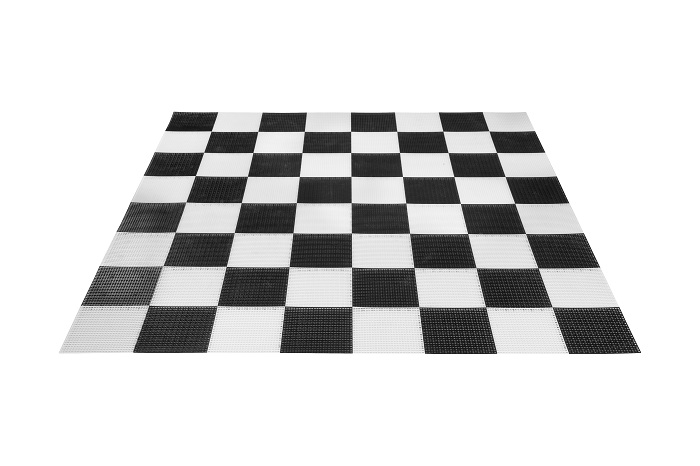
#> input picture images2.jpg, 700 x 466 px
$ python 'separating lines.py'
#> lines starting #> are read from the running program, lines starting #| are printed output that depends on the picture; after the words box and inside, x2 and y2 are one past the last pixel; in counts of white or black regions, pixels touching at a corner belong together
import cv2
import numpy as np
import itertools
from matplotlib import pyplot as plt
from operator import itemgetter


def absol2D(x,y):

    return x*x+y*y

def intersectionS(line1,line2):

    r1=line1[0]
    t1=line1[1]
    r2=line2[0]
    t2=line2[1]

    det=np.cos(t1)*np.sin(t2)-np.sin(t1)*np.cos(t2)
    #print("determinant: ",det)
    if det==0:
        # line are paralel
        return False
    else:
        global px
        global py
        px=int((np.sin(t2)*r1-np.sin(t1)*r2)/det)
        py=-int((np.cos(t2)*r1-np.cos(t1)*r2)/det)  #image coords...
        if px>0 and px< width and py>0 and py< height:
            #print(px,py)
            cv2.circle(lineimg,(px,py), 4, (255,0,0), -1)
            return True
        else:
            # intersecton out of image
            return False


#def dist_of_2_points(x1,y1,x2,y2):
#    return (x2-x1)**2+(y2-y1)**2

def dist_of_2_points(p1,p2):
    x1=p1[0]
    y1=p1[1]
    x2=p2[0]
    y2=p2[1]
    return (x2-x1)**2+(y2-y1)**2

iter1=0
filename = 'images2.jpg'
orig = cv2.imread(filename)
#> orig is the input picture: shape (466, 700, 3); min 2, max 255, mean 214.5

height, width, _ = orig.shape # height,width,colors
#> height = 466; width = 700

#cv2.imshow('original',orig)
img = cv2.imread(filename)
gray = cv2.cvtColor(img,cv2.COLOR_BGR2GRAY)
blurred = cv2.GaussianBlur(gray,(5,5),0)
th2 = cv2.adaptiveThreshold(
    blurred,
    255,
    cv2.ADAPTIVE_THRESH_MEAN_C,
    cv2.THRESH_BINARY,
    81,  #blocksize to consider
    36)  #offset
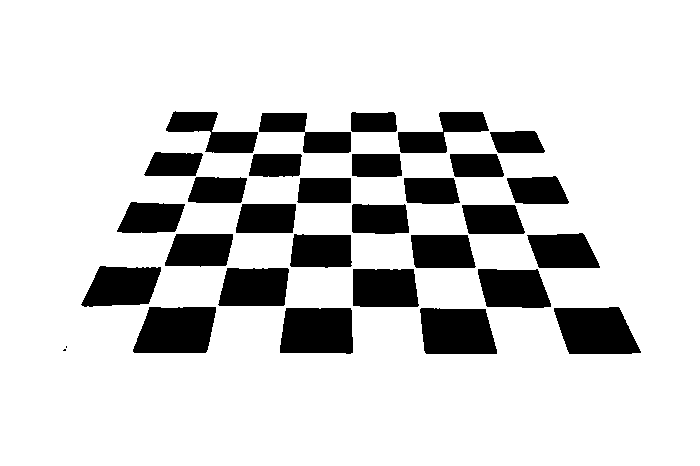
#> th2: shape (466, 700); 83.4% white; 31 black regions (2 under 20 px), largest, box (x1, y1, x2, y2) and area: (133, 307, 216, 353) 3242, (554, 307, 641, 354) 3205, (280, 308, 353, 354) 3137

lineimg=orig

edges = cv2.Canny(blurred,50,150,apertureSize = 3)
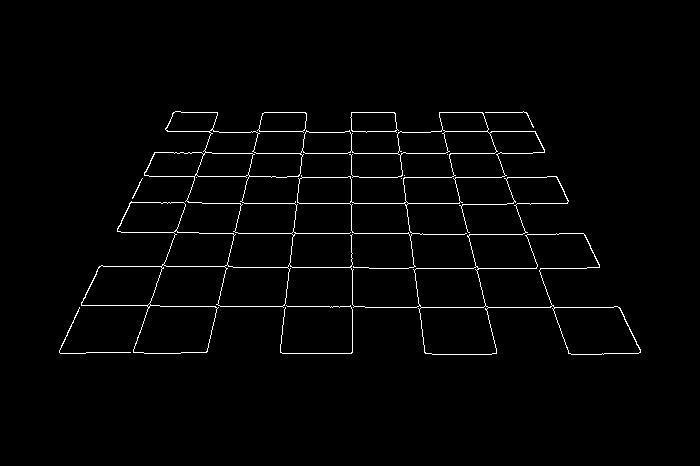
#> edges: shape (466, 700); 1.8% white in thin lines or dots, all inside (x1, y1, x2, y2) = (59, 111, 641, 355)

lines = cv2.HoughLines(edges,1.5,np.pi/90,100)
#> lines = 18 rows, first 8: [202.5, 1.57], [232.5, 1.57], [153, 1.57], [352.5, 1.57], [130.5, 1.57], [307.5, 1.57], [177, 1.57], [112.5, 1.57]
#print (lines)
for x in range(len(lines)):
    for rho, theta in lines[x]:

        a = np.cos(theta)
        b = np.sin(theta)
        x0 = a*rho
        y0 = b*rho
        x1 = int(x0 + 1000*(-b))
        y1 = int(y0 + 1000*(a))
        x2 = int(x0 - 1000*(-b))
        y2 = int(y0 - 1000*(a))
#> this loop made 18 passes

    #cv2.line(lineimg,(x1,y1),(x2,y2),(0,0,255),2)


###separating lines with Kmeans

clean_lines=[i[0] for i in lines]
#> clean_lines = [[202.5, 1.57], [232.5, 1.57], [153, 1.57], [352.5, 1.57], [130.5, 1.57], [307.5, 1.57], [177, 1.57], [112.5, 1.57], [268.5, 1.57], [-414, 2.79], [205.5, 0.454], [-397.5, 2.9], [244.5, 0.349], [315, 0.105], [351, 0], [283.5, 0.244], [-421.5, 2.69], [-373.5, 3]]

theta=[i[1] for i in clean_lines]
#> theta = [1.57, 1.57, 1.57, 1.57, 1.57, 1.57, 1.57, 1.57, 1.57, 2.79, 0.454, 2.9, 0.349, 0.105, 0, 0.244, 2.69, 3]
z = np.float32(theta)
#> z = 18 values, max 3 at index 17, min 0 at index 14, mean 1.48


criteria = (cv2.TERM_CRITERIA_EPS + cv2.TERM_CRITERIA_MAX_ITER, 10, 1.0)
flags = cv2.KMEANS_RANDOM_CENTERS

# Apply KMeans
compactness,labels,centers = cv2.kmeans(z,3,None,criteria,10,flags)
#> compactness = 0.188; labels = 18 values, max 2 at index 9, min 0 at index 0, mean 0.722; centers = [1.57, 0.23, 2.84]

###change z 2 clean_lines later...
pack1=list(itertools.compress(clean_lines, labels==0))
#> pack1 = [[202.5, 1.57], [232.5, 1.57], [153, 1.57], [352.5, 1.57], [130.5, 1.57], [307.5, 1.57], [177, 1.57], [112.5, 1.57], [268.5, 1.57]]
pack2=list(itertools.compress(clean_lines, labels==1))
#> pack2 = [[205.5, 0.454], [244.5, 0.349], [315, 0.105], [351, 0], [283.5, 0.244]]
pack3=list(itertools.compress(clean_lines, labels==2))
#> pack3 = [[-414, 2.79], [-397.5, 2.9], [-421.5, 2.69], [-373.5, 3]]


# [5 lines of commented-out code are left out]

if len(pack1)==9:
    biggrup=1
    pack2=pack3+pack2
#> pack2 = [[-414, 2.79], [-397.5, 2.9], [-421.5, 2.69], [-373.5, 3], [205.5, 0.454], [244.5, 0.349], [315, 0.105], [351, 0], [283.5, 0.244]]
    #print (11)
elif len(pack2)==9:
    biggrup=2
    pack1=pack3+pack1
    #print (22)


elif len(pack3)==9:
    biggrup=3
    pack2=pack1+pack2
    pack1=pack3
    #print (33)

print (222, pack2)
#> (printed output is left out)
####sort the sparated lines, based on rho


sorted_pack1=sorted(pack1, key=itemgetter(0))
#> sorted_pack1 = [[112.5, 1.57], [130.5, 1.57], [153, 1.57], [177, 1.57], [202.5, 1.57], [232.5, 1.57], [268.5, 1.57], [307.5, 1.57], [352.5, 1.57]]
plt.plot(pack2)

###doesnt work quite yet

###add 180 degrees to low theta lines
for i in range(len(pack2)):

    if pack2[i][1]<np.pi/2 : pack2[i][1]=pack2[i][1]+np.pi
#> this loop made 9 passes
#> after the loop, pack2 = [[-414, 2.79], [-397.5, 2.9], [-421.5, 2.69], [-373.5, 3], [205.5, 3.6], [244.5, 3.49], [315, 3.25], [351, 3.14], [283.5, 3.39]]

print (222, pack2)
#> (printed output is left out)
plt.plot(pack2)
sorted_pack2=sorted(pack2, key=itemgetter(1))
#> sorted_pack2 = [[-421.5, 2.69], [-414, 2.79], [-397.5, 2.9], [-373.5, 3], [351, 3.14], [315, 3.25], [283.5, 3.39], [244.5, 3.49], [205.5, 3.6]]
for i in range(len(pack2)):

    if pack2[i][1]>np.pi : pack2[i][1]=pack2[i][1]-np.pi
#> after the loop, pack2 = [[-414, 2.79], [-397.5, 2.9], [-421.5, 2.69], [-373.5, 3], [205.5, 0.454], [244.5, 0.349], [315, 0.105], [351, 8.74e-08], [283.5, 0.244]]
###TODO
###subtract pi back to drawing


#uc_x,uc_y=[np.cos(x[1]), np.sin(x[1]) for x in pack2]

# uc_x=map((itemgetter(0)), pack2)
# uc_y=map((itemgetter(0)), pack2)
np_pack2 = np.array(pack2)
#> np_pack2 has the same summary as pack2
uc_x=np.cos((np_pack2[:,1]))
#> uc_x = [-0.94, -0.97, -0.899, -0.99, 0.899, 0.94, 0.995, 1, 0.97]
uc_y=np.sin((np_pack2[:,1]))
#> uc_y = [0.342, 0.242, 0.438, 0.139, 0.438, 0.342, 0.105, 8.74e-08, 0.242]


# plt.plot(uc_x, uc_y)
# plt.plot(uc_y)
#plt.show()


for x in range(len(sorted_pack1)):
    print (111,x, sorted_pack1[x])
    theta=sorted_pack1[x][1]
    rho=sorted_pack1[x][0]
    print (rho,theta)
    a = np.cos(theta)
    b = np.sin(theta)
    x0 = a*rho
    y0 = b*rho
    x1 = int(x0 + 1000*(-b))
    y1 = int(y0 + 1000*(a))
    x2 = int(x0 - 1000*(-b))
    y2 = int(y0 - 1000*(a))

    cv2.line(lineimg,(x1,y1),(x2,y2),(x*25,0,255),2)
    #cv2.imshow('after_line_search',lineimg)
    if cv2.waitKey(0) & 0xff == 27:
        cv2.destroyAllWindows()
#> this loop made 9 passes; (key Esc is pressed on pass 1)
#> (rho, x0, y0, y1, y2) on passes 1 to 9: (112.5, -4.92e-06, 112.5, 112, 112), (130.5, -5.7e-06, 130.5, 130, 130), (153, -6.69e-06, 153, 152, 153), (177, -7.74e-06, 177, 176, 177), (202.5, -8.85e-06, 202.5, 202, 202), (232.5, -1.02e-05, 232.5, 232, 232), (268.5, -1.17e-05, 268.5, 268, 268), (307.5, -1.34e-05, 307.5, 307, 307), (352.5, -1.54e-05, 352.5, 352, 352)
#> (printed output is left out)
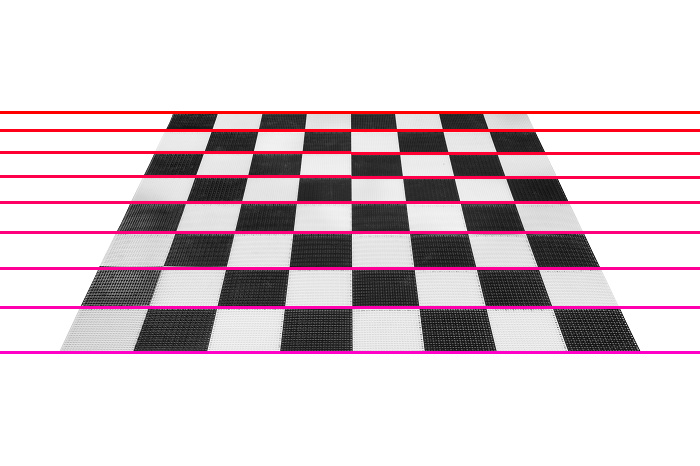
#> lineimg: shape (466, 700, 3); 5.79% of pixels changed, all inside (x1, y1, x2, y2) = (0, 111, 700, 354)

for x in range(len(sorted_pack2)):
    print (111,x, sorted_pack2[x])
    theta=sorted_pack2[x][1]
    if theta>np.pi: theta=theta-np.pi
    rho=sorted_pack2[x][0]
    print (rho,theta)
    a = np.cos(theta)
    b = np.sin(theta)
    x0 = a*rho
    y0 = b*rho
    x1 = int(x0 + 1000*(-b))
    y1 = int(y0 + 1000*(a))
    x2 = int(x0 - 1000*(-b))
    y2 = int(y0 - 1000*(a))

    cv2.line(lineimg,(x1,y1),(x2,y2),(x*25,0,255),2)
    cv2.imshow('after_line_search',lineimg)
    if cv2.waitKey(0) & 0xff == 27:
        cv2.destroyAllWindows()
#> this loop made 9 passes; (key Esc is pressed on pass 1)
#> (theta, rho, a, b, x0, y0, x1, y1) on passes 1, 2, 3, 4, 6, 7, 8, 9: (2.69, -421.5, -0.899, 0.438, 378.8, -184.8, -59, -1083), (2.79, -414, -0.94, 0.342, 389, -141.6, 47, -1081), (2.9, -397.5, -0.97, 0.242, 385.7, -96.16, 143, -1066), (3, -373.5, -0.99, 0.139, 369.9, -51.98, 230, -1042), (0.105, 315, 0.995, 0.105, 313.3, 32.93, 208, 1027), (0.244, 283.5, 0.97, 0.242, 275.1, 68.58, 33, 1038), (0.349, 244.5, 0.94, 0.342, 229.8, 83.62, -112, 1023), (0.454, 205.5, 0.899, 0.438, 184.7, 90.09, -253, 988)
#> (rho, a, b, x0, y0, x1, y1, x2) on pass 5: (351, 1, 8.74e-08, 351, 3.07e-05, 350, 1000, 351)
#> (printed output is left out)
#> pass 1, `cv2.imshow('after_line_search',lineimg)`:
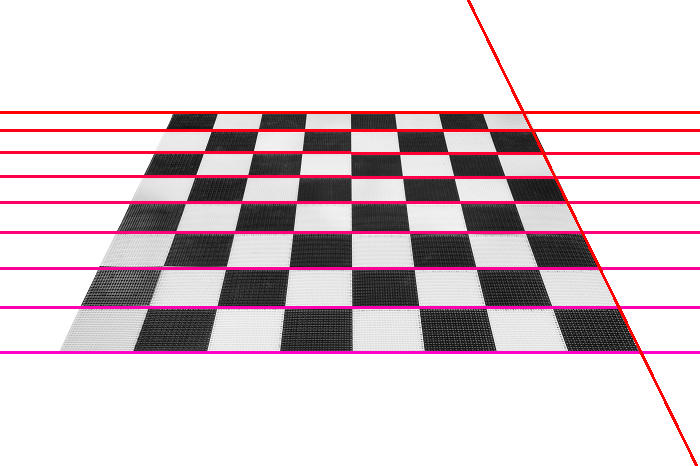
#> window 'after_line_search': shape (466, 700, 3); mean B, G, R 208.5, 202.7, 218.6
#> after the loop:
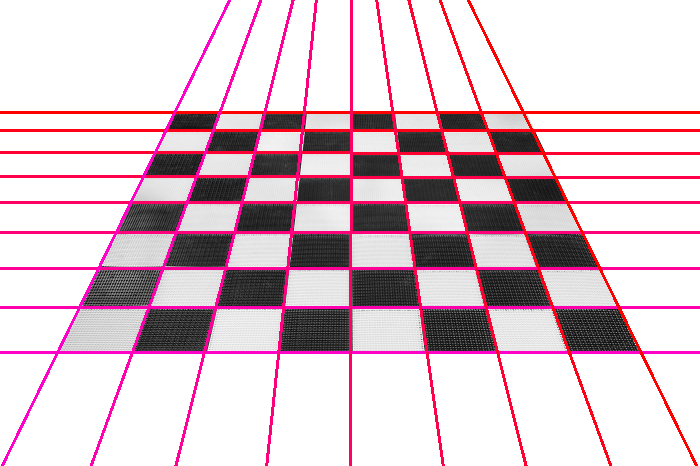
#> lineimg: shape (466, 700, 3); 3.95% of pixels changed, all inside (x1, y1, x2, y2) = (1, 0, 698, 466)
#cv2.imshow('after_blurr',blurred)
#cv2.imshow('after_treshold',th2)
#cv2.imshow('after_line_search',lineimg)

combies=list(itertools.combinations(lines,2))
#> combies = 153 items, first 6: ([[202.5, 1.57]], [[232.5, 1.57]]), ([[202.5, 1.57]], [[153, 1.57]]), ([[202.5, 1.57]], [[352.5, 1.57]]), ([[202.5, 1.57]], [[130.5, 1.57]]), ([[202.5, 1.57]], [[307.5, 1.57]]), ([[202.5, 1.57]], [[177, 1.57]])
# combination of all the lines to pairs
# something better algorithm??
px=0
py=0
# initial coordinats of crosses

points=[]
for i in combies:

    #print (i[0][0], i[1][0])
    if intersectionS(i[0][0], i[1][0]):

        points.append([px,py])
#> this loop made 153 passes
#> (i, r1 in intersectionS, r2 in intersectionS, t2 in intersectionS, det in intersectionS, px in intersectionS, py in intersectionS) on passes 9 to 11: (([[202.5, 1.57]], [[-414, 2.79]]), 202.5, -414, 2.79, 0.94, 514, 202), (([[202.5, 1.57]], [[205.5, 0.454]]), 202.5, 205.5, 0.454, -0.899, 129, 202), (([[202.5, 1.57]], [[-397.5, 2.9]]), 202.5, -397.5, 2.9, 0.97, 460, 202)
#> after the loop, points = 81 pairs, first value 56 to 640, second value 112 to 352


cv2.imshow('after_intersect_search',lineimg)
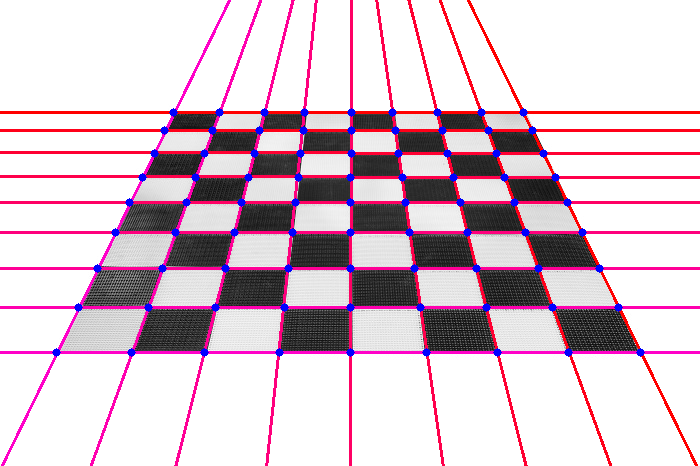
#> window 'after_intersect_search': shape (466, 700, 3); mean B, G, R 207.4, 195.6, 217.7

if cv2.waitKey(0) & 0xff == 27:
#> (key Esc is pressed here)
    cv2.destroyAllWindows()

cv2.imwrite('chess.png',lineimg)
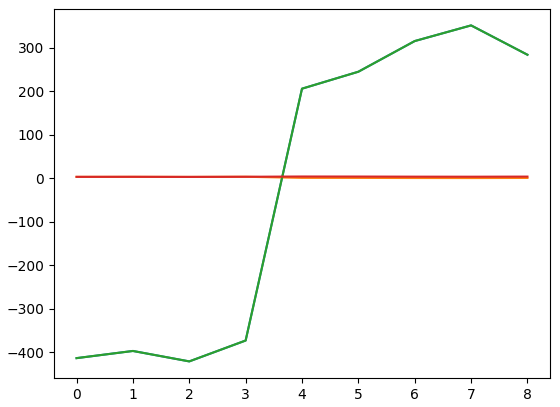
#> figure drawn by matplotlib, 1 panel

$ run again, with images1.jpg copied over images2.jpg
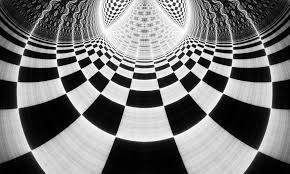
#> input picture images1.jpg, 290 x 174 px
#> orig is the input picture: shape (174, 290, 3); min 0, max 255, mean 120.1
#> th2: shape (174, 290); 66.3% white; 138 black regions (76 under 20 px), largest, box (x1, y1, x2, y2) and area: (102, 139, 188, 174) 2346, (20, 95, 79, 148) 1858, (210, 95, 269, 148) 1858
#> edges: shape (174, 290); 12.7% white in thin lines or dots
#> lines = 108 rows, first 8: [46.5, 1.57], [40.5, 1.57], [49.5, 1.57], [52.5, 1.57], [58.5, 1.57], [67.5, 1.57], [87, 1.4], [43.5, 1.57]
#> the loop `for x in range(len(lines)):` made 108 passes
#> clean_lines = 108 pairs, first value -78 to 148.5, second value 0.908 to 2.41
#> `theta=[i[1] for i in clean_lines]`: theta = 108 values, max 2.41 at index 107, min 0.908 at index 64, mean 1.6
#> z has the same summary as theta
#> compactness = 1.9; labels = 108 values, max 2 at index 8, min 0 at index 0, mean 0.583; centers = [1.52, 1.05, 1.93]
#> pack1 = 73 pairs, first value -3 to 115.5, second value 1.26 to 1.71
#> `pack2=list(itertools.compress(clean_lines, labels==1))`: pack2 = [[142.5, 0.977], [111, 1.19], [141, 0.908], [148.5, 1.12], [138, 1.01], [130.5, 1.05], [123, 1.08]]
#> pack3 = 28 pairs, first value -78 to 36, second value 1.75 to 2.41
#> (printed output is left out)
#> sorted_pack1 has the same summary as pack1
#> the loop `for i in range(len(pack2)): ` made 7 passes
#> after the loop `for i in range(len(pack2)):`: pack2 = [[142.5, 4.12], [111, 4.33], [141, 4.05], [148.5, 4.26], [138, 4.15], [130.5, 4.19], [123, 4.22]]
#> (printed output is left out)
#> sorted_pack2 = [[141, 4.05], [142.5, 4.12], [138, 4.15], [130.5, 4.19], [123, 4.22], [148.5, 4.26], [111, 4.33]]
#> after the loop `for i in range(len(pack2)):`: pack2 = [[142.5, 0.977], [111, 1.19], [141, 0.908], [148.5, 1.12], [138, 1.01], [130.5, 1.05], [123, 1.08]]
#> np_pack2 has the same summary as pack2
#> uc_x = [0.559, 0.375, 0.616, 0.438, 0.53, 0.5, 0.469]
#> uc_y = [0.829, 0.927, 0.788, 0.899, 0.848, 0.866, 0.883]
#> the loop `for x in range(len(sorted_pack1)):` made 73 passes; (key Esc is pressed on pass 1)
#> (theta, rho, a, b, x0, y0, x1, y1) on passes 1 to 8: (1.68, -3, -0.105, 0.995, 0.314, -2.98, -994, -107), (1.64, -1.5, -0.0698, 0.998, 0.105, -1.5, -997, -71), (1.57, 1.5, -4.37e-08, 1, -6.56e-08, 1.5, -1000, 1), (1.68, 1.5, -0.105, 0.995, -0.157, 1.49, -994, -103), (1.57, 4.5, -4.37e-08, 1, -1.97e-07, 4.5, -1000, 4), (1.57, 7.5, -4.37e-08, 1, -3.28e-07, 7.5, -1000, 7), (1.57, 10.5, -4.37e-08, 1, -4.59e-07, 10.5, -1000, 10), (1.57, 13.5, -4.37e-08, 1, -5.9e-07, 13.5, -1000, 13)
#> (printed output is left out)
#> the loop `for x in range(len(sorted_pack2)):` made 7 passes; (key Esc is pressed on pass 1)
#> (theta, rho, a, b, x0, y0, x1, y1) on passes 1 to 3: (0.908, 141, 0.616, 0.788, 86.81, 111.1, -701, 726), (0.977, 142.5, 0.559, 0.829, 79.68, 118.1, -749, 677), (1.01, 138, 0.53, 0.848, 73.13, 117, -774, 646)
#> (printed output is left out)
#> after the loop `for x in range(len(sorted_pack2)):`:
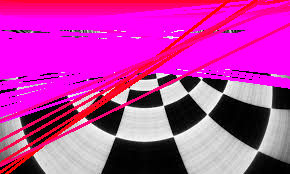
#> lineimg: shape (174, 290, 3); mean B, G, R 167.3, 54.9, 193.1
#> the loop `for i in combies:` made 5778 passes
#> i on passes 1 to 3: ([[46.5, 1.57]], [[40.5, 1.57]]), ([[46.5, 1.57]], [[49.5, 1.57]]), ([[46.5, 1.57]], [[52.5, 1.57]])
#> `cv2.imwrite('chess.png',lineimg)`:
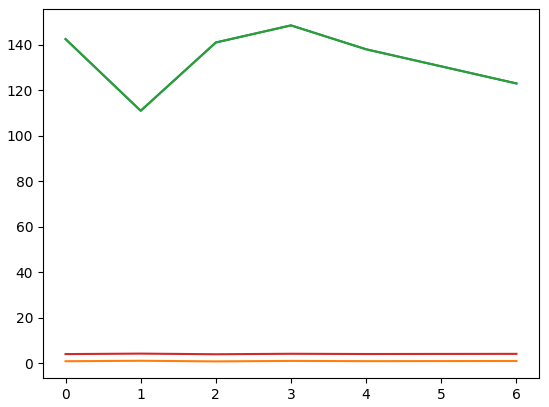
#> figure drawn by matplotlib, 1 panel
